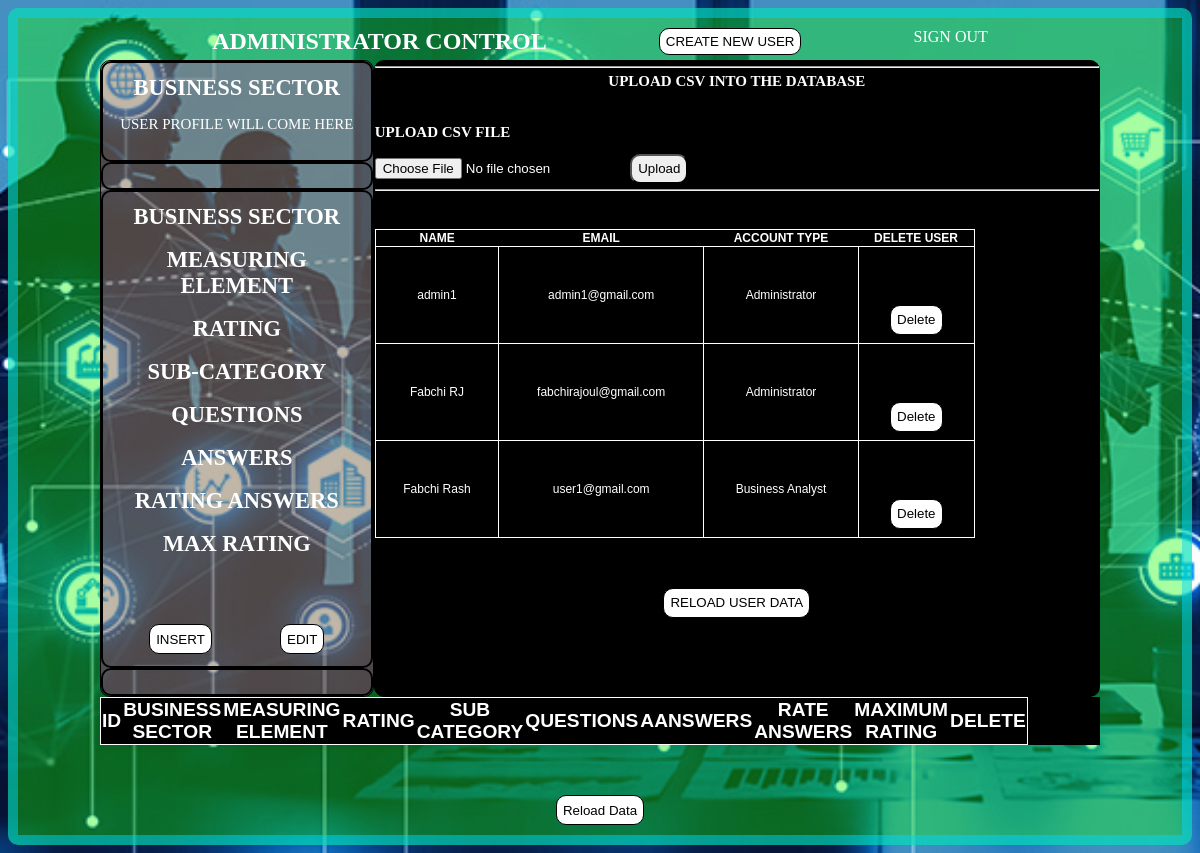
The app's page /view_all_user, older data.
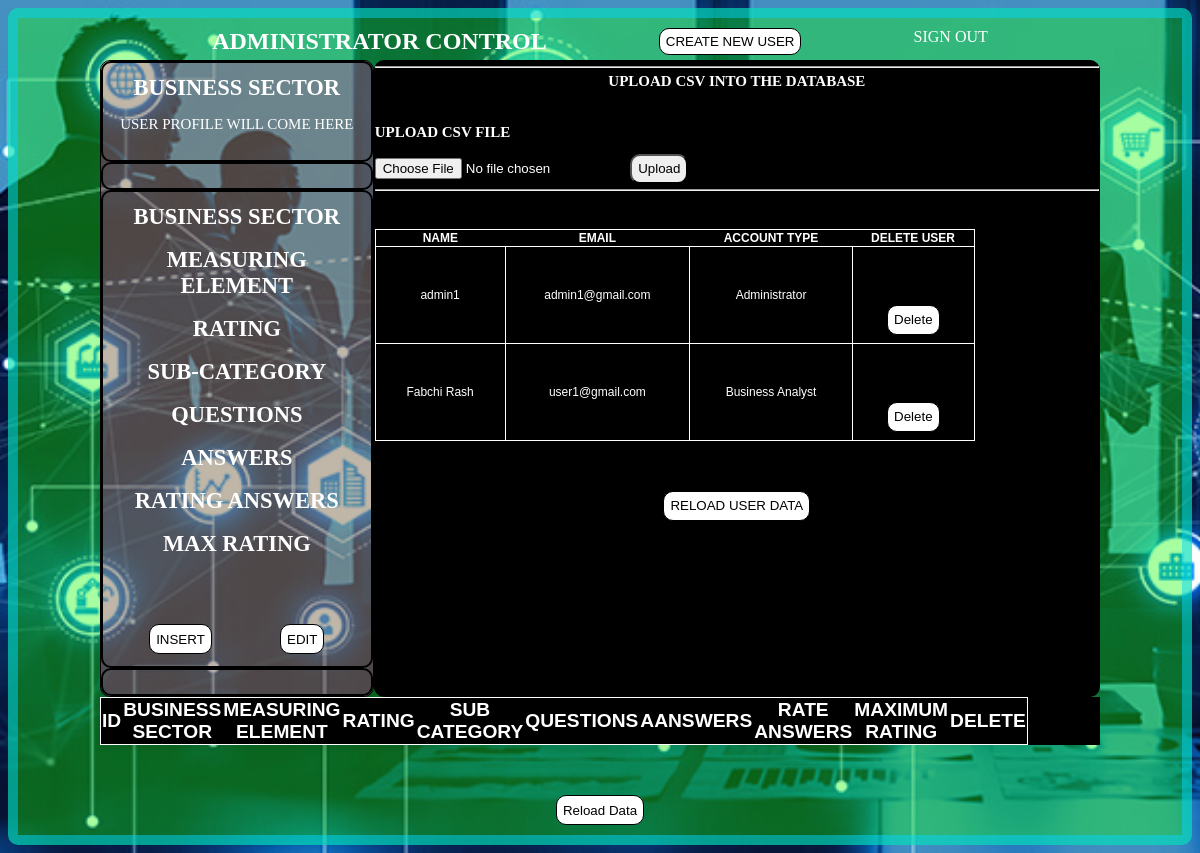
The same page, newer data.
### tables this page shows
CREATE TABLE User (
            id INTEGER PRIMARY KEY,
            name TEXT NOT NULL,
            email TEXT UNIQUE NOT NULL,
            account_type TEXT,
            password TEXT NOT NULL,
            photo BLOB
        );

### app.py (the view)
@app.route('/view_all_user', methods=['GET', 'POST'])
def view_user_account():
    connection = sqlite3.connect('database.db')
    cursor = connection.cursor()
    cursor.execute('''
        SELECT name, email, account_type
        FROM User
    ''')
    all_data = cursor.fetchall()
    connection.close()
    return render_template('administrator.html', all_data=all_data)

### templates/administrator.html (shortened to what this page needs)
<!DOCTYPE html>
<html lang="en">
<head>
    <link href="/static/css/style.css" rel="stylesheet">
</head>
<body x-data="AutomatedDigitalMaturity" x-cloak>
    <main class="container">
        <section>
            <div class="dashboard_main_admin">
                <h1 class="item">ADMINISTRATOR CONTROL</h1>
                <button x-on:click="openHome('Admin_Home_Page')" class="create_user" style="float: right;">CREATE NEW
                    USER</button>
                <a href="/logout" class="item" style="float: right;">SIGN OUT</a>
            </div>
        </section>
        <section x-cloak>
            <div class="dashboard_main_admin">
                <div class="dashboard_tabs">
                    <div class="box_for_the_dashboard_tabs">
                        <h1 class="item">BUSINESS SECTOR</h1>
                        <p>USER PROFILE WILL COME HERE</p>
                    </div>
                    <div class="box_for_the_dashboard_tabs">
                    </div>
                    <div class="box_for_the_dashboard_tabs">
                        <h1 class="item">BUSINESS SECTOR </h1><br>
                        <h1 class="item">MEASURING ELEMENT </h1><br>
                        <h1 class="item">RATING </h1><br>
                        <h1 class="item">SUB-CATEGORY </h1><br>
                        <h1 class="item">QUESTIONS </h1><br>
                        <h1 class="item">ANSWERS </h1><br>
                        <h1 class="item">RATING ANSWERS </h1><br>
                        <h1 class="item">MAX RATING </h1><br>
                        <div class="create_delete_update_buttons">
                            <button class="submit-btn" x-on:click="openHome('Create_Sub_Category')">INSERT</button>
                            <button class="submit-btn" x-on:click="openHome('Update_Sub_Category')">EDIT</button>
                        </div>
                    </div>
                    <div class="box_for_the_dashboard_tabs">
                    </div>
                </div>
                <div class="dashboard_computation">
                    <div x-show="Create_Business_Sector">
                        <hr>
                        <h1 class="item">UPLOAD CSV INTO THE DATABASE</h1><br><br>
                        <h1>UPLOAD CSV FILE</h1>
                        <form action="/" method="post" enctype="multipart/form-data">
                            <input type="file" name="file" accept=".csv">
                            <button type="submit" class="upload-btn">Upload</button>
                        </form>
                        <hr>
                        <br><br><br>
                        <div >
                            <table class="table_style_user">
                                <thead>
                                    <tr>
                                        <th>NAME</th>
                                        <th>EMAIL</th>
                                        <th>ACCOUNT TYPE</th>
                                        <th>DELETE USER</th>
                                    </tr>
                                </thead>
                                <tbody>
                                    {% for row in all_data %}
                                    <tr>
                                        <td>{{ row[0] }}</td>
                                        <td>{{ row[1] }}</td>
                                        <td>{{ row[2] }}</td>
                                        <td>
                                            <form action="/delete_user_data" method="post">
                                                <button type="submit" class="submit-btn">Delete</button>
                                            </form>
                                        </td>
                                    </tr>
                                    {% endfor %}
                                </tbody>
                            </table>
                            <form action="/view_all_user" method="post">
                                <button type="submit" class="submit-btn">RELOAD USER DATA</button>
                            </form>
                        </div>
                    </div>
                </div>
            </div>
        </section>
        <section>
            <div class="dashboard_main_admin" style="background-color: black;">
                <table class="table_style_datase">
                    <thead>
                        <tr>
                            <th>ID</th>
                            <th>BUSINESS SECTOR</th>
                            <th>MEASURING ELEMENT</th>
                            <th>RATING</th>
                            <th>SUB CATEGORY</th>
                            <th>QUESTIONS</th>
                            <th>AANSWERS</th>
                            <th>RATE ANSWERS</th>
                            <th>MAXIMUM RATING</th>
                            <th>DELETE</th>
                        </tr>
                    </thead>
                </table>
            </div>
            <form action="/view_combined_data" method="post">
                <button type="submit" class="submit-btn">Reload Data</button>
            </form>
        </section>
    </main>
</body>
</html>

### static/css/style.css (style rules this page uses)
body { background-image: url("/static/images/maturity.jpg"); background-size: cover; background-repeat: no-repeat; background-attachment: fixed; color: white; }
.container { width: auto; height: auto; border: 10px solid black; margin: px auto 0; border-radius: 10px; padding: 10px; border-color: rgba(0, 213, 255, 0.488); }
.item { text-align: center; color: white; margin: 0px auto; justify-content: center; align-items: center; text-decoration: none; }
.create_user { width: auto; cursor: pointer; transition: all 0.3s; border: 1px solid black; border-radius: 10px; background: white; display: flex; justify-content: center; align-items: center; }
.submit-btn { width: auto; height: 30px; cursor: pointer; transition: all 0.3s; border: 1px solid black; margin: 50px auto 0; border-radius: 10px; background: white; display: flex; justify-content: center; align-items: center; }
.upload-btn { width: auto; height: 30px; cursor: pointer; transition: all 0.3s; border-radius: 10px; }
.dashboard_main_admin { width: 1200px; height: auto; margin: 0px auto; display: flex; }
.dashboard_tabs { width: 400px; height: auto; float: left; text-align: center; font-size: 15px; border: 1px solid black; border-radius: 10px; margin-top: 5px; background-color: rgba(255, 0, 183, 0.284); }
.dashboard_computation { width: 800px; height: auto; border: 1px solid black; float: right; font-size: 10px; margin-top: 5px; background-color: black; border: 1px solid black; border-radius: 10px; }
.create_delete_update_buttons { display: flex; justify-content: center; align-items: center; }
.box_for_the_dashboard_tabs { border: 2px solid black; padding: 12px; border-radius: 10px; }
.table_style_datase { border-collapse: collapse; border-spacing: 10px; width: auto; height: auto; text-align: center; vertical-align: middle; background-color: black; font-family: Arial, Helvetica, sans-serif; padding: 10px; box-shadow: 0 0 10px rgba(0, 0, 0, 0.1); justify-content: center; font-size: larger; }
.table_style_user { border-collapse: collapse; border-spacing: 10px; width: auto; height: auto; text-align: center; vertical-align: middle; background-color: black; font-family: Arial, Helvetica, sans-serif; padding: 10px; box-shadow: 0 0 10px rgba(0, 0, 0, 0.1); justify-content: center; font-size: larger; }
.table_style_datase,.table_style_user, td, .table_style th { border: 1px solid white; padding: 8px 12px; }
@media (min-width: 500px) { .container { width: auto; background-color: orange; } }
@media (min-width: 500px) { .dashboard_main_admin { width: 500px; } }
@media (min-width: 500px) { .dashboard_tabs { width: 200px; } }
@media (min-width: 500px) { .dashboard_computation { width: 350px; } }
@media (min-width: 768px) { .container { width: auto; background-color: green; } }
@media (min-width: 768px) { .dashboard_main_admin { width: 768px; } }
@media (min-width: 768px) { .dashboard_tabs { width: 300px; } }
@media (min-width: 768px) { .dashboard_computation { width: 468px; } }
@media (min-width: 950px) { .container { width: auto; background-color: rgba(17, 255, 0, 0.359); } }
@media (min-width: 950px) { .dashboard_main_admin { width: 1000px; } }
@media (min-width: 950px) { .dashboard_tabs { width: 300px; } }
@media (min-width: 950px) { .dashboard_computation { width: 800px; } }
@media (min-width: 950px) { .table_style_datase { width: 800px; } }
@media (min-width: 950px) { .table_style_user { width: 600px; } }

Row changes from the older to the newer data that the page shows:
removed User: name "Fabchi RJ", email "fabchirajoul@gmail.com", account_type "Administrator"
